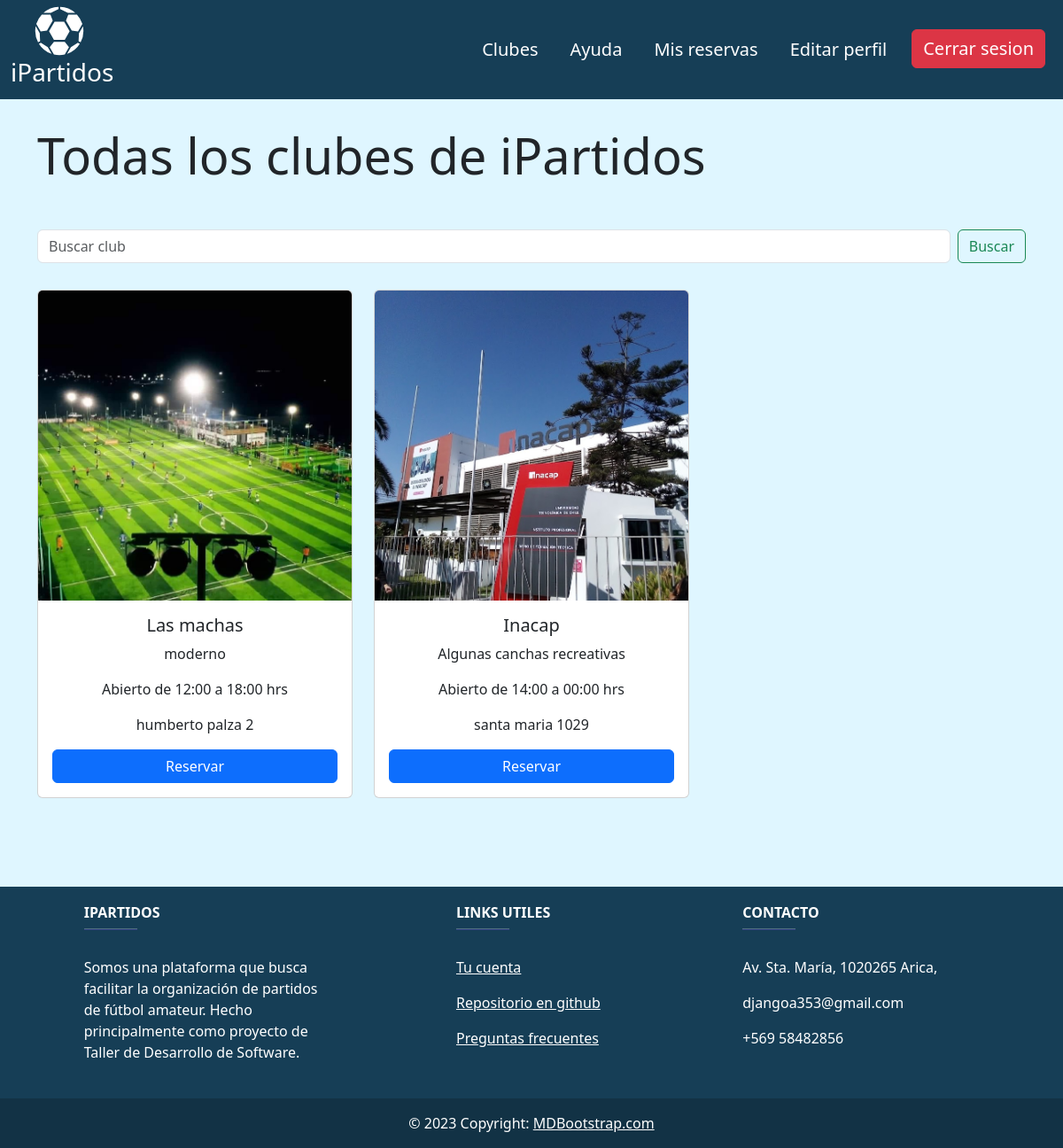
Before: /clubes/all/ (signed in) with the older database file.
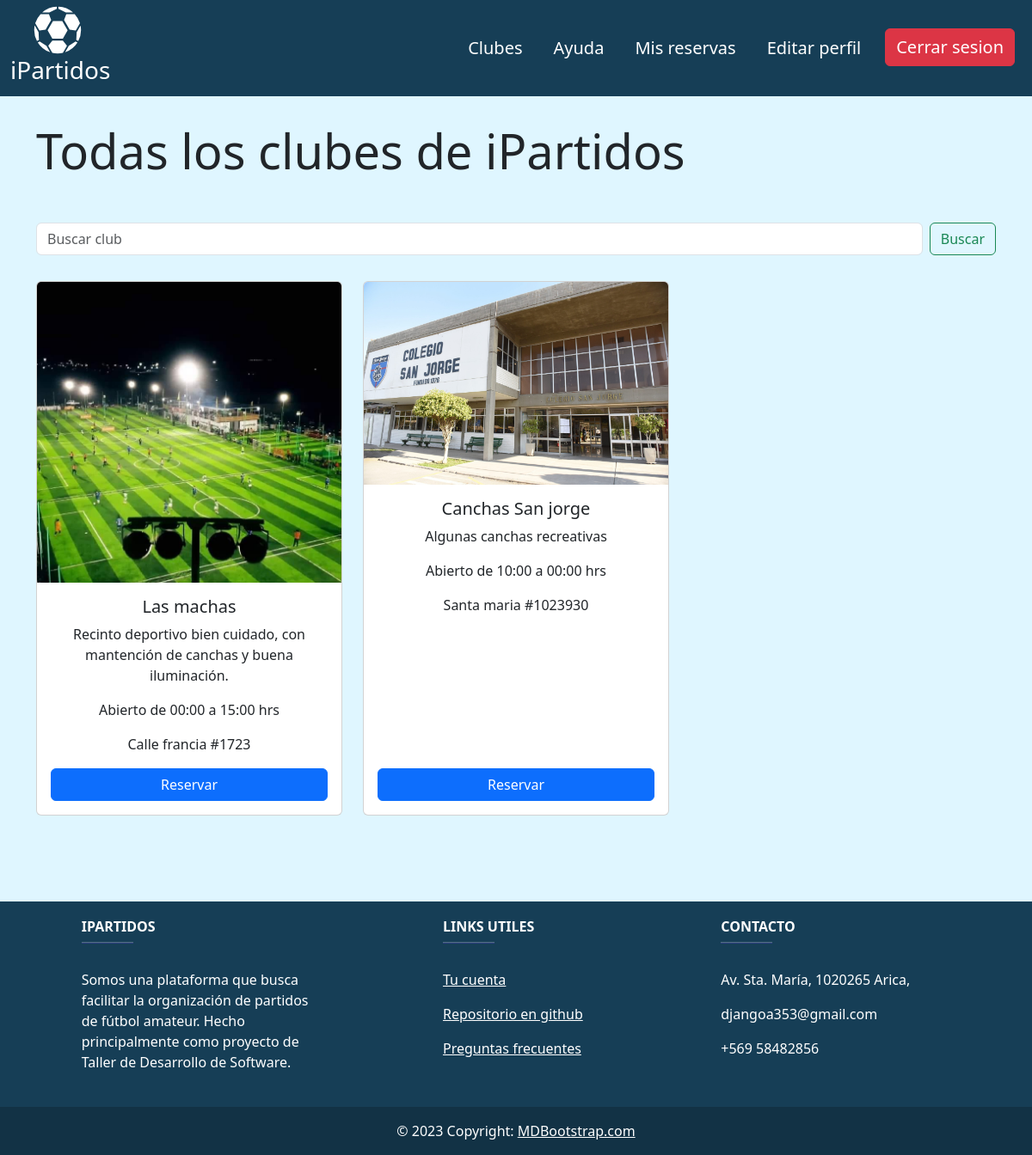
After: the same page with the newer database file.
### registration/models.py (models this page shows, shortened)
class UsuarioProfile(AbstractUser):
    name = models.CharField(max_length=200, default='', verbose_name="Nombre")
    last_name = models.CharField(max_length=200, default='', verbose_name="Apellido")
    email = models.EmailField(max_length=254, unique=True, default='')
    phoneNumber = models.CharField(max_length=20, blank=True, verbose_name='Número de teléfono', default='1234567890')
    role = models.CharField(max_length=100, default='client', verbose_name='Crear cuenta como club')
    state = models.BooleanField(default=True)

class Tenant(UsuarioProfile):
    fieldsNetWorth = models.FloatField(default=0.0)
    clubName = models.CharField(max_length=200, default='')
    clubDescription = models.CharField(max_length=200, default='')
    clubPhoto = models.ImageField(upload_to='club_photos', null=True, blank=True)
    clubAddress = models.CharField(max_length=200, default='')
    clubApertureTime = models.TimeField('Hora de apertura', null=True, blank=True,)
    clubClosureTime = models.TimeField('Hora de cierre', null=True, blank=True,)
    class Meta:
        verbose_name = 'Arrendatario'
        verbose_name_plural = 'Arrendatarios'

### clubes/views.py (the view)
# urls.py: path('all/', ClubsListView.as_view(), name='all'),
class ClubsListView(ListView):
    model = Tenant
    template_name = 'clubes/clubs_list.html'
    context_object_name = 'clubs'
    def get_queryset(self):
        search = self.request.GET.get('search', '')
        return Tenant.objects.filter(clubName__icontains=search)

### clubes/templates/clubes/clubs_list.html
{% extends 'core/base.html' %}
{% block content %}
<div class="container-md">
    {% load static %}
    <h1 class="display-4" style="margin-top: 30px; margin-bottom: 50px;">Todas los clubes de iPartidos</h1>
    <form class="d-flex" role="search" method="get">
        <input name="search" class="form-control me-2" type="search" placeholder="Buscar club" aria-label="Search">
        <button class="btn btn-outline-success" type="submit">Buscar</button>
    </form>
    <div class="row" style="margin-top: 30px;">
        {% for club in clubs %}
            {% if club.clubName or club.clubDescription or club.clubAddress %}
            <div class="col-md-4 d-flex align-items-stretch">
                <div class="card" style="width: 100%; min-height: 400px; display: flex; flex-direction: column;">
                    {% if club.clubPhoto %}
                        <img style="object-fit: cover; max-height: 350px;" src="{{ club.clubPhoto.url }}" class="card-img-top" alt="...">
                    {% else %}
                        <img src="{% static 'core/img/noPhoto.jpg' %}" class="card-img-top" alt="...">
                    {% endif %}
                    <div class="card-body d-flex flex-column justify-content-between">
                        <div>
                            <h5 class="card-title">{{ club.clubName }}</h5>
                            <p>{{ club.clubDescription }}</p>
                            <div class="card-text">
                                    Abierto de {{ club.clubApertureTime|date:"H:i" }} a {{ club.clubClosureTime|date:"H:i" }} hrs</p>
                                <p>{{ club.clubAddress }}</p>
                            </div>
                        </div>
                        {% if request.user.role == 'client' %}
                            <a href="{% url 'field_detail' pk=club.id %}" class="btn btn-primary btn-block">Reservar</a>
                        {% elif not request.user.is_authenticated %}
                            <a href="{% url 'login' %}" class="btn btn-primary btn-block">Reservar</a>
                        {% endif %}
                    </div>
                </div>
            </div>
            {% endif %}
        {% endfor %}
    </div>
</div>
{% include 'core/footer.html' %}
{% endblock %}

### core/templates/core/base.html (shortened to what this page needs)
<!DOCTYPE html>
<html lang="en">
<head>
    <link href="https://cdn.jsdelivr.net/npm/bootstrap@5.3.2/dist/css/bootstrap.min.css" rel="stylesheet">
    <link href="https://getbootstrap.com/docs/5.3/assets/css/docs.css" rel="stylesheet">
    {% load static %}
    <link rel="stylesheet" href="{% static 'core/css/style.css' %}">
    <link rel="stylesheet" href="https://cdn.jsdelivr.net/npm/bootstrap-icons@1.3.0/font/bootstrap-icons.css">
</head>
<body>
  <nav class="navbar navbar-expand-lg" style="background-color: #163E56;">
    <div class="container-fluid">
        <a class="navbar-brand" href="{% url 'home' %}">
          <img src="{% static 'core/img/soccer_ball2.svg' %}" alt="iPartidos Logo" class="logo-img">
          <h3 style="color: white;"> iPartidos </h3>
        </a>
    </div>
      <div class="collapse navbar-collapse" id="navbarSupportedContent">
        <ul class="navbar-nav ms-auto mb-2 mb-lg-0">
          <li class="nav-item">
            <a class="nav-link navbarFonts" href="{% url 'all' %}"> Clubes </a>
          </li>
          <li class="nav-item">
            <a class="nav-link navbarFonts" aria-current="page" href="{% url 'help' %}"> Ayuda </a>
          </li>
          {% if request.user.is_authenticated %}
            {% if request.user.role == 'tenant' %}
                <li class="nav-item">
                  <a class="nav-link navbarFonts" aria-current="page" href="{% url 'club_settings' %}"> Mi club </a>
                </li>
                <li class="nav-item">
                  <a class="nav-link navbarFonts" aria-current="page" href="{% url 'canchas_list' %}"> Mis canchas </a>
                </li>
            {% else %}
              <li class="nav-item">
                <a class="nav-link navbarFonts" aria-current="page" href="{% url 'user_reserves' pk=user.id %}"> Mis reservas </a>
              </li>
            {% endif %}
              <li class="nav-item">
                <a class="nav-link navbarFonts" aria-current="page" href="{% url 'profile' %}"> Editar perfil </a>
              </li>
            <li class="nav-item">
              <form method="post" action="{% url 'logout' %}">
                <button  style="white-space: nowrap;" type="submit" class="btn btn-danger navbarFonts"> Cerrar sesion </button>
              </form>
            </li>
          {% endif %}
        </ul>
      </div>
  </nav>
    <div>
        {% block content %}{% endblock %}
    </div>
</body>
</html>

### core/templates/core/footer.html (shortened to what this page needs)
<div>
    <footer class="text-center text-lg-start text-white" style="background-color: #163E56; margin-top: 100px;">
      <section style="margin-top: 100px;">
        <div class="container text-center text-md-start mt-5" >
          <div class="row mt-3" style="margin-top: 100px;">
            <div class="col-md-3 col-lg-4 col-xl-3 mx-auto mb-4" >
              <h6 class="text-uppercase fw-bold" style="margin-top: 20px;">iPartidos</h6>
              <hr
                  class="mb-4 mt-0 d-inline-block mx-auto"
                  style="width: 60px; background-color: #7c4dff; height: 2px"
                  />
              <p>
                Somos una plataforma que busca facilitar la organización de partidos de fútbol amateur.
                Hecho principalmente como proyecto de Taller de Desarrollo de Software.
              </p>
            </div>
            <div class="col-md-3 col-lg-2 col-xl-2 mx-auto mb-4">
              <h6 class="text-uppercase fw-bold" style="margin-top: 20px;">Links Utiles</h6>
              <hr
                  class="mb-4 mt-0 d-inline-block mx-auto"
                  style="width: 60px; background-color: #7c4dff; height: 2px"
                  />
              <p>
                <a href="{% url 'profile' %}" class="text-white">Tu cuenta</a>
              </p>
              <p>
                <a href="https://github.com/Guerra-09/Proyector-Taller-Inacap" class="text-white">Repositorio en github</a>
              </p>
              <p>
                <a href="{% url 'help' %}" class="text-white">Preguntas frecuentes</a>
              </p>
            </div>
            <div class="col-md-4 col-lg-3 col-xl-3 mx-auto mb-md-0 mb-4">
              <h6 class="text-uppercase fw-bold" style="margin-top: 20px;">Contacto</h6>
              <hr
                  class="mb-4 mt-0 d-inline-block mx-auto"
                  style="width: 60px; background-color: #7c4dff; height: 2px"
                  />
              <p> Av. Sta. María, 1020265 Arica, </p>
              <p> djangoa353@gmail.com</p>
              <p> +569 58482856</p>
            </div>
          </div>
        </div>
      </section>
      <div
           class="text-center p-3"
           style="background-color: rgba(0, 0, 0, 0.2)"
           >
        © 2023 Copyright:
        <a class="text-white" href="https://mdbootstrap.com/"
           >MDBootstrap.com</a
          >
      </div>
    </footer>
  </div>

### core/static/core/css/style.css (style rules this page uses)
.logo-img { width: 60px; height: auto; margin-left: 25px; }
.navbar { background-color: #163E56; padding: 0; }
.navbarFonts { color: white; font-size: 20px; margin-right: 20px; }
.nav-item .nav-link { white-space: nowrap; }
body { background: #DFF6FF; margin: 0; }
.container { padding: 0; }
.card-body { display: flex; justify-content: space-between; }
.card-body { display: flex; flex-direction: column; align-items: center; text-align: center; }
.card-text { display: flex; flex-direction: column; align-items: center; }
.btn-block { width: 100%; }
footer { max-width: 100%; }

Changed rows visible on the page:
removed Tenant: clubPhoto (picture), clubName "Inacap", clubDescription "Algunas canchas recreativas", clubApertureTime "14:00", clubClosureTime "00:00", clubAddress "santa maria 1029"
changed Tenant "Las machas": clubDescription "moderno" → "Recinto deportivo bien cuidado, con mantención de canchas y buena iluminación."; clubApertureTime "12:00" → "00:00"; clubClosureTime "18:00" → "15:00"; clubAddress "humberto palza 2" → "Calle francia #1723"
added Tenant: clubPhoto (picture), clubName "Canchas San jorge", clubDescription "Algunas canchas recreativas", clubApertureTime "10:00", clubClosureTime "00:00", clubAddress "Santa maria #1023930"
